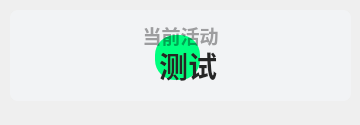
<?xml version="1.0" encoding="UTF-8"?>
<ui version="4.0">
 <class>Form</class>
 <widget class="QWidget" name="Form">
  <property name="geometry">
   <rect>
    <x>0</x>
    <y>0</y>
    <width>360</width>
    <height>125</height>
   </rect>
  </property>
  <property name="minimumSize">
   <size>
    <width>0</width>
    <height>100</height>
   </size>
  </property>
  <property name="maximumSize">
   <size>
    <width>16777215</width>
    <height>65536</height>
   </size>
  </property>
  <property name="windowTitle">
   <string>Form</string>
  </property>
  <widget class="QPushButton" name="subject">
   <property name="geometry">
    <rect>
     <x>10</x>
     <y>0</y>
     <width>341</width>
     <height>131</height>
    </rect>
   </property>
   <property name="font">
    <font>
     <family>Microsoft YaHei</family>
     <pointsize>22</pointsize>
     <weight>75</weight>
     <bold>true</bold>
    </font>
   </property>
   <property name="styleSheet">
    <string notr="true">border: none;
color: rgba(37, 37, 37, 255);
font-weight: bold</string>
   </property>
   <property name="text">
    <string>  测试</string>
   </property>
   <property name="icon">
    <iconset>
     <normaloff>../../img/it.svg</normaloff>../../img/it.svg</iconset>
   </property>
   <property name="iconSize">
    <size>
     <width>36</width>
     <height>26</height>
    </size>
   </property>
  </widget>
  <widget class="QLabel" name="blurEffect">
   <property name="geometry">
    <rect>
     <x>155</x>
     <y>35</y>
     <width>45</width>
     <height>45</height>
    </rect>
   </property>
   <property name="styleSheet">
    <string notr="true">background-color: rgb(0, 255, 127);
border-radius:20px</string>
   </property>
   <property name="text">
    <string/>
   </property>
  </widget>
  <widget class="QLabel" name="sub_title">
   <property name="geometry">
    <rect>
     <x>30</x>
     <y>0</y>
     <width>301</width>
     <height>71</height>
    </rect>
   </property>
   <property name="font">
    <font>
     <family>Microsoft YaHei</family>
     <pointsize>14</pointsize>
     <weight>75</weight>
     <bold>true</bold>
    </font>
   </property>
   <property name="styleSheet">
    <string notr="true">color: rgba(0, 0, 0, 90);
font-weight: bold;</string>
   </property>
   <property name="text">
    <string>当前活动</string>
   </property>
   <property name="textFormat">
    <enum>Qt::PlainText</enum>
   </property>
   <property name="alignment">
    <set>Qt::AlignCenter</set>
   </property>
  </widget>
  <widget class="QLabel" name="label">
   <property name="geometry">
    <rect>
     <x>10</x>
     <y>10</y>
     <width>341</width>
     <height>91</height>
    </rect>
   </property>
   <property name="styleSheet">
    <string notr="true">background-color: rgba(242, 243, 245, 242);
border-radius: 8px</string>
   </property>
   <property name="text">
    <string/>
   </property>
  </widget>
  <zorder>label</zorder>
  <zorder>blurEffect</zorder>
  <zorder>sub_title</zorder>
  <zorder>subject</zorder>
 </widget>
 <resources/>
 <connections/>
</ui>
